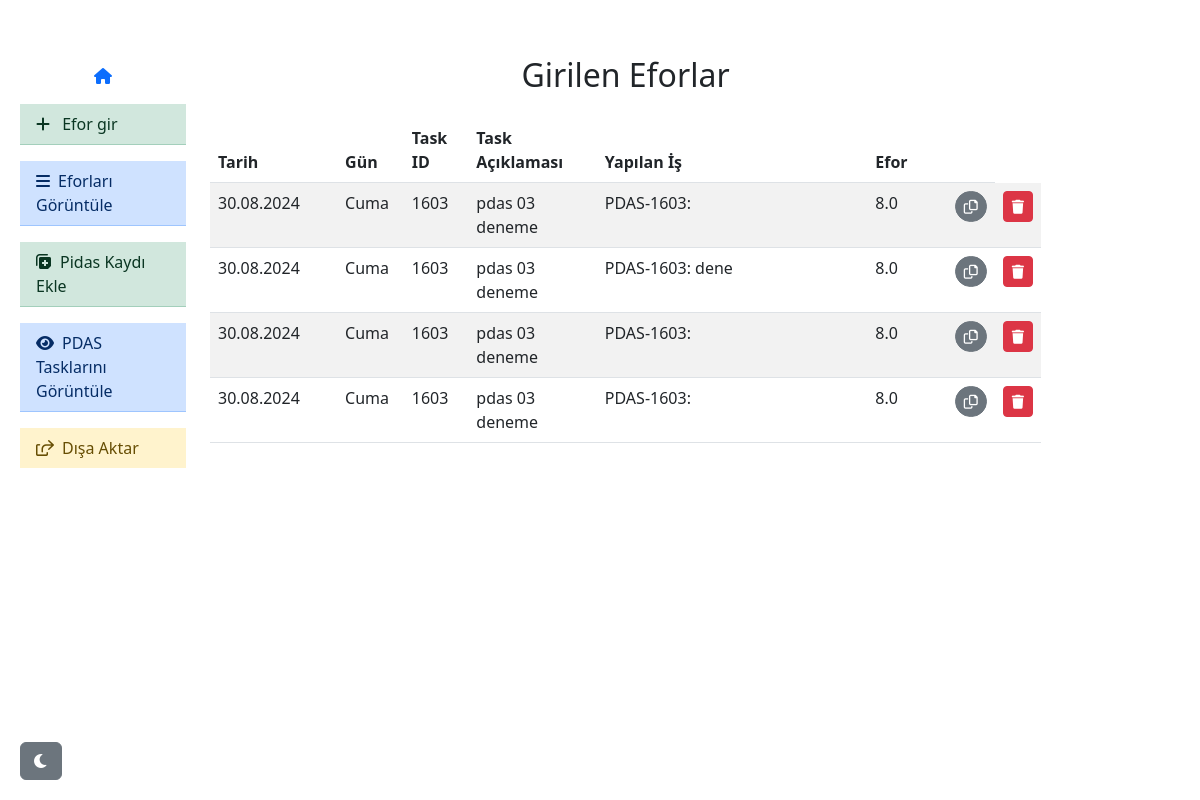
/show_logs, run on an earlier commit of the app's database.
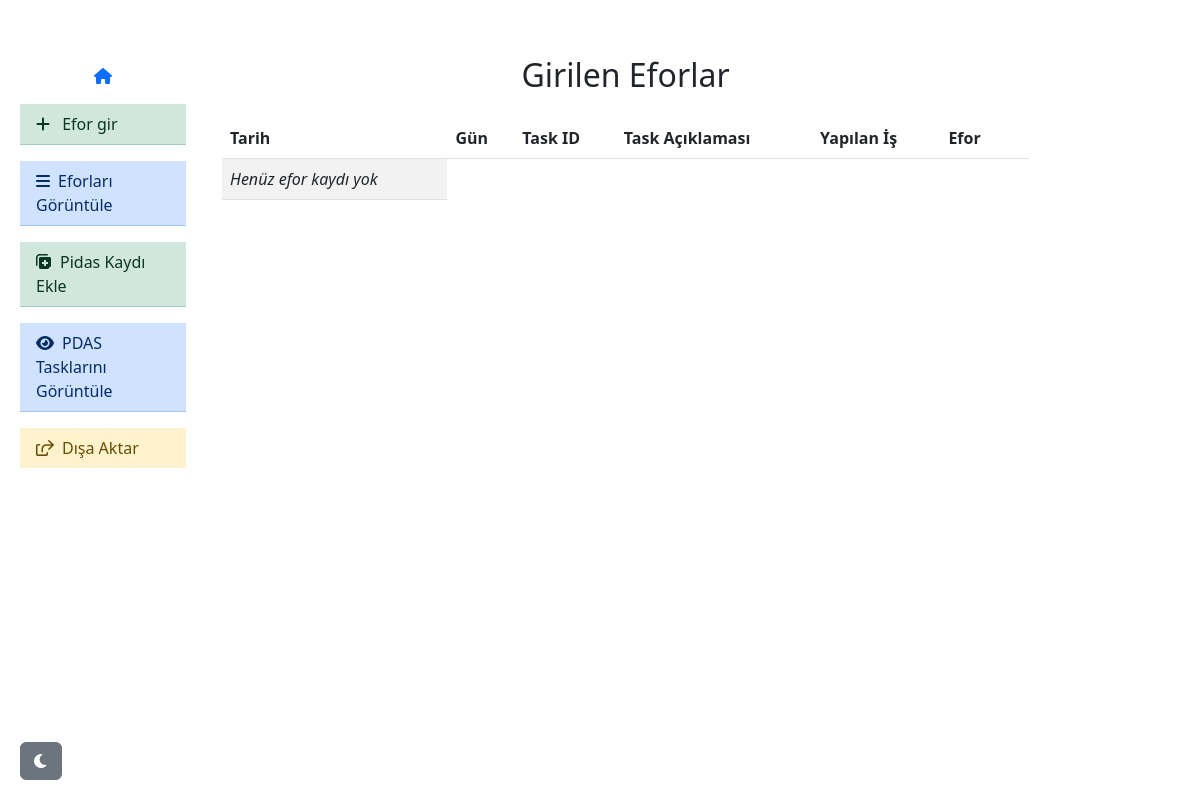
And on a later commit of the database.
### tables this page shows
CREATE TABLE daily_log (
                    id INTEGER PRIMARY KEY AUTOINCREMENT,
                    task_id TEXT,
                    task_aciklama TEXT,
                    tarih TEXT,
                    gun TEXT,
                    harcanan_efor REAL,
                    yapilan_is TEXT
                );

### app.py (the view)
@app.route('/show_logs')
def show_logs():
    conn = sqlite3.connect('daily_log.db')
    c = conn.cursor()
    c.execute('SELECT * FROM daily_log')
    logs = c.fetchall()
    conn.close()
    return render_template('show_logs.html', logs=logs)

### templates/show_logs.html (shortened to what this page needs)
{% extends 'base.html' %}
{% block content %}
<div class="container d-flex justify-content-center mt-2 mb-3">
    <h2>Girilen Eforlar</h2>
</div>
{% if not logs  %}
<div class="container d-flex justify-content-center">
    <table class="table table-striped">
        <thead>
            <tr class="satir">
                <th scope="col-2">Tarih</th>
                <th scope="col-1">Gün</th>
                <th scope="col-1">Task ID</th>
                <th scope="col-2">Task Açıklaması</th>
                <th scope="col-5">Yapılan İş</th>
                <th scope="col-1">Efor</th>
                <th scope="col-1"></th>
            </tr>
        </thead>
        <tbody>
            <tr class="satir">
                <td class="col fs4 fst-italic">Henüz efor kaydı yok</td>
            </tr>
        </tbody>
    </table>
</div>
<div class="container d-flex ms-5 mt-4">
    {% else %}
    <table class="table table-striped">
        <thead>
            <tr class="satir">
                <th scope="col-2">Tarih</th>
                <th scope="col-1">Gün</th>
                <th scope="col-1">Task ID</th>
                <th scope="col-2">Task Açıklaması</th>
                <th scope="col-5">Yapılan İş</th>
                <th scope="col-1">Efor</th>
                <th scope="col-1"></th>
            </tr>
        </thead>
        <tbody>
            {% for log in logs %}
            <tr class="satir">
                <td class="col-2">{{ log[3] }}</td>
                <td class="col-1">{{ log[4] }}</td>
                <td class="col-1">{{ log[1] }}</td>
                <td class="col-2">{{ log[2] }}</td>
                <td class="col-5" id="log-{{ loop.index }}">{{ log[6] }}</td>
                <td class="col-1">{{ log[5] }}</td>
                <td class="col-1">
                    <button type="button" class="btn btn-secondary btn-sm ms-3 rounded-pill copy-btn"  data-log-id="log-{{ loop.index }}">
                        <i class="fa-regular fa-copy"></i>
                    </button>
                </td>
                <td class="col-1">
                    <button type="button" class="btn btn-danger btn-sm delete-btn" data-task-id="{{ log[0] }}">
                        <i class="fa-solid fa-trash"></i>
                    </button>
                </td>
            </tr>
            {% endfor %}
        </tbody>
    </table>
    {% endif %}
</div>
{% endblock %}

### templates/base.html (shortened to what this page needs)
<!DOCTYPE html>
<html lang="en">
<head>
    <link href="https://cdn.jsdelivr.net/npm/bootstrap@5.3.0/dist/css/bootstrap.min.css" rel="stylesheet">
    <link href="https://cdnjs.cloudflare.com/ajax/libs/font-awesome/6.0.0-beta3/css/all.min.css" rel="stylesheet">
</head>
<body>
    <div class="container mt-5 ms-2">
        <div class="row">
            <div class="col-2">
                <div class="list-group list-group-flush">
                    <div class="container d-flex justify-content-center">
                        <a href="{{ url_for('index') }}" class="mt-2 mb-2"><i class="fas fa-home"></i></a>
                    </div>
                    <a href="{{ url_for('enter_log') }}" class="list-group-item list-group-item-success list-group-item-action mt-2 mb-2">
                        <i class="fa-solid fa-plus me-2"></i> Efor gir</a>
                    <a href="{{ url_for('show_logs') }}" class="list-group-item list-group-item-action list-group-item-primary mt-2 mb-2">
                        <i class="fa-solid fa-bars me-2"></i>Eforları Görüntüle</a>
                    <a href="{{ url_for('create_pdas_item')}}" class="list-group-item list-group-item-success list-group-item-action mt-2 mb-2">
                        <i class="fa-solid fa-notes-medical me-2"></i>Pidas Kaydı Ekle</a>
                    <a href="{{ url_for('show_pdas_items') }}" class="list-group-item list-group-item-action list-group-item-primary mt-2 mb-2">
                        <i class="fa-solid fa-eye me-2"></i>PDAS Tasklarını Görüntüle</a>
                    <a href="{{ url_for('export_to_xl') }}" class="list-group-item list-group-item-action list-group-item-warning mt-2 mb-2"><i class="fa-regular fa-share-from-square me-2"></i>Dışa Aktar</a>
                </div>
            </div>
            <div class="col-9">
                {% block content %}{% endblock %}
            </div>
        </div>
    </div>
    <button id="dark-mode-toggle" class="btn btn-secondary">
<i class="fas fa-moon"></i>
    </button>
</body>
</html>

### templates/base.html (style rules this page uses)
#dark-mode-toggle { position: fixed; bottom: 20px; left: 20px; z-index: 1000; }

What changed in the data, as far as the page shows it:
removed daily_log: tarih "30.08.2024", gun "Cuma", task "1603", task_aciklama "pdas 03 deneme", yapilan_is "PDAS-1603:", harcanan_efor "8.0"
removed daily_log: tarih "30.08.2024", gun "Cuma", task "1603", task_aciklama "pdas 03 deneme", yapilan_is "PDAS-1603: dene", harcanan_efor "8.0"
removed daily_log: tarih "30.08.2024", gun "Cuma", task "1603", task_aciklama "pdas 03 deneme", yapilan_is "PDAS-1603:", harcanan_efor "8.0"
removed daily_log: tarih "30.08.2024", gun "Cuma", task "1603", task_aciklama "pdas 03 deneme", yapilan_is "PDAS-1603:", harcanan_efor "8.0"
Also different on the page:
text now shown: "Henüz efor kaydı yok"
